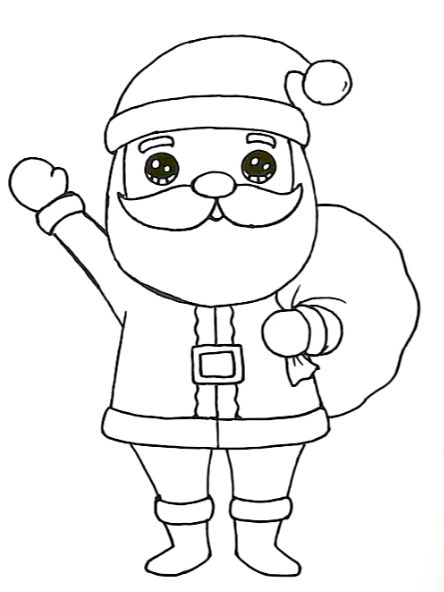
#> input picture mos.png, 444 x 592 px, found by its file name
$ python Piccaso.py   (older library calls are emulated)
#> lines starting #> are read from the running program, lines starting #| are printed output that depends on the picture; after the words box and inside, x2 and y2 are one past the last pixel; in counts of white or black regions, pixels touching at a corner belong together
import cv2
import turtle
import numpy as np
from playsound import playsound
import winsound
import time


# Citirea imaginii
image = cv2.imread("mos.png")
#> image is the input picture: shape (592, 444, 3); mean B, G, R 240.6, 240.6, 240.6

# Flip orizontal pentru a corecta orientarea
image = cv2.flip(image, 0)
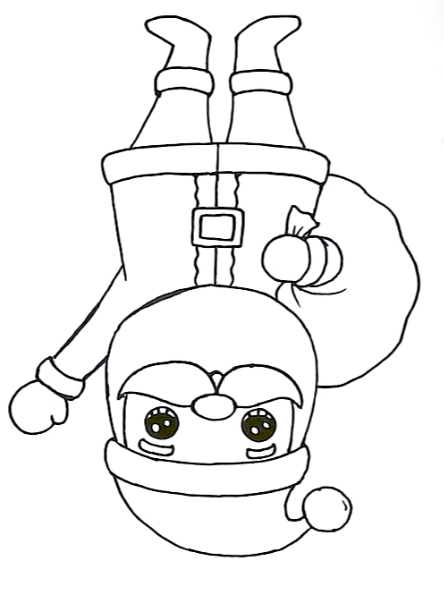
#> image: shape (592, 444, 3); mean B, G, R 240.6, 240.6, 240.6

# Roteste imaginea cu 180 de grade
image = cv2.rotate(image, cv2.ROTATE_180)
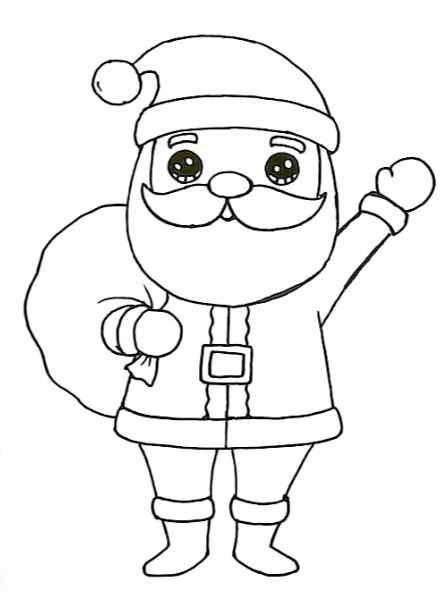
#> image: shape (592, 444, 3); mean B, G, R 240.6, 240.6, 240.6

# Convertirea imaginii în tonuri de gri
gray = cv2.cvtColor(image, cv2.COLOR_BGR2GRAY)

# Aplicarea unui filtru Laplacian pentru evidențierea marginilor
laplacian = cv2.Laplacian(gray, cv2.CV_64F)
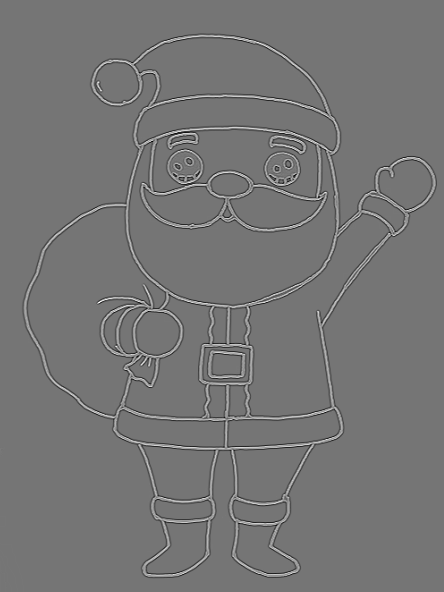
#> laplacian: shape (592, 444) float64; min -349, max 407, mean 0; drawn with min black and max white
laplacian = np.uint8(np.absolute(laplacian))
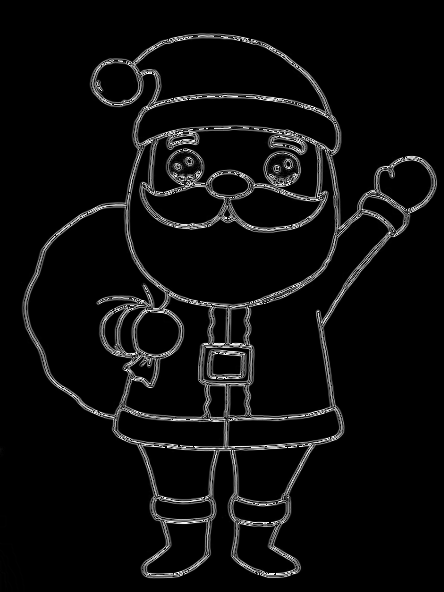
#> laplacian: shape (592, 444); min 0, max 255, mean 12.8

# Aplicarea unui prag pentru evidențierea marginilor
_, interior_contur = cv2.threshold(laplacian, 50, 255, cv2.THRESH_BINARY)
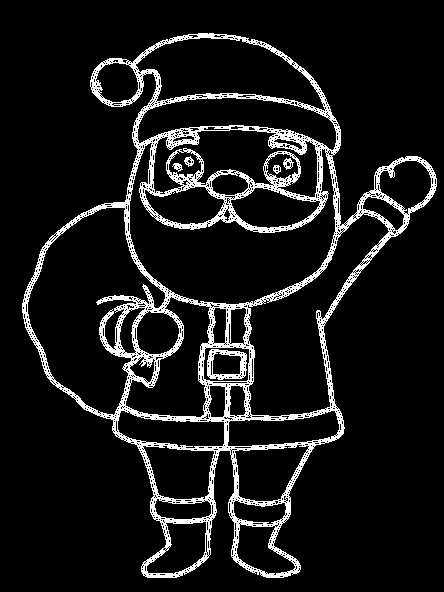
#> interior_contur: shape (592, 444); 9.5% white in thin lines or dots, all inside (x1, y1, x2, y2) = (22, 33, 437, 578)

# Găsirea contururilor exterioare în imagine
contours_exterior, _ = cv2.findContours(interior_contur, cv2.RETR_EXTERNAL, cv2.CHAIN_APPROX_SIMPLE)
#> contours_exterior = 1 contour; box (x1, y1, x2, y2) and area: (22, 33, 437, 578) 121875

# Găsirea contururilor interioare în imagine
contours_interior, _ = cv2.findContours(interior_contur, cv2.RETR_LIST, cv2.CHAIN_APPROX_SIMPLE)
#> contours_interior = 2443 contours, 2375 with area under 20; largest, box (x1, y1, x2, y2) and area: (22, 33, 437, 578) 121875, (27, 207, 166, 416) 15184, (129, 142, 336, 305) 14368, (247, 213, 390, 417) 11510, (135, 37, 326, 112) 8076

# Inițializare Turtle pentru toate contururile
turtle.speed("fastest")
#> (this line was passed over: turtle is not available in this run)
turtle.hideturtle()
#> (this line was passed over: turtle is not available in this run)
turtle.bgcolor("black")
#> (this line was passed over: turtle is not available in this run)
turtle.color("red")
#> (this line was passed over: turtle is not available in this run)

# Desenarea cu Turtle peste imagine
turtle.up()
#> (this line was passed over: turtle is not available in this run)

# Initializare setari ecran si imagine fundal
#> (the run stopped early here; a loop or call above may not have finished)
